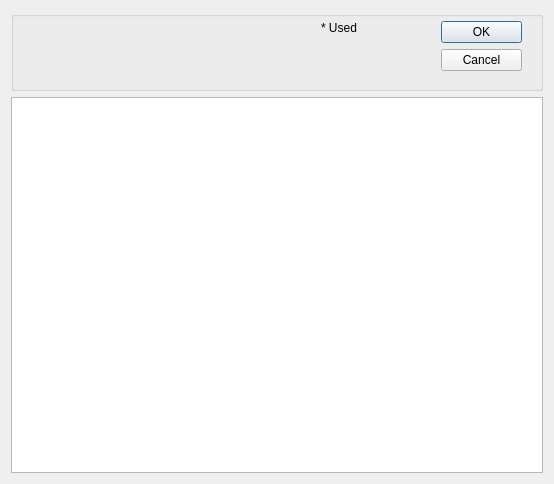
<?xml version="1.0" encoding="UTF-8"?>
<ui version="4.0">
 <class>Dialog_colour_selector</class>
 <widget class="QDialog" name="Dialog_colour_selector">
  <property name="geometry">
   <rect>
    <x>0</x>
    <y>0</y>
    <width>554</width>
    <height>484</height>
   </rect>
  </property>
  <property name="sizePolicy">
   <sizepolicy hsizetype="Fixed" vsizetype="Fixed">
    <horstretch>0</horstretch>
    <verstretch>0</verstretch>
   </sizepolicy>
  </property>
  <property name="minimumSize">
   <size>
    <width>554</width>
    <height>484</height>
   </size>
  </property>
  <property name="maximumSize">
   <size>
    <width>554</width>
    <height>484</height>
   </size>
  </property>
  <property name="windowTitle">
   <string>Colour selector</string>
  </property>
  <layout class="QGridLayout" name="gridLayout">
   <item row="0" column="0">
    <widget class="QGroupBox" name="groupBox">
     <property name="minimumSize">
      <size>
       <width>0</width>
       <height>80</height>
      </size>
     </property>
     <property name="maximumSize">
      <size>
       <width>16777215</width>
       <height>80</height>
      </size>
     </property>
     <property name="title">
      <string/>
     </property>
     <widget class="QLabel" name="label_colour_old">
      <property name="geometry">
       <rect>
        <x>10</x>
        <y>10</y>
        <width>281</width>
        <height>31</height>
       </rect>
      </property>
      <property name="text">
       <string/>
      </property>
      <property name="wordWrap">
       <bool>true</bool>
      </property>
     </widget>
     <widget class="QLabel" name="label_colour_new">
      <property name="geometry">
       <rect>
        <x>10</x>
        <y>50</y>
        <width>281</width>
        <height>31</height>
       </rect>
      </property>
      <property name="text">
       <string/>
      </property>
      <property name="wordWrap">
       <bool>true</bool>
      </property>
     </widget>
     <widget class="QDialogButtonBox" name="buttonBox">
      <property name="geometry">
       <rect>
        <x>430</x>
        <y>10</y>
        <width>81</width>
        <height>71</height>
       </rect>
      </property>
      <property name="orientation">
       <enum>Qt::Vertical</enum>
      </property>
      <property name="standardButtons">
       <set>QDialogButtonBox::Cancel|QDialogButtonBox::Ok</set>
      </property>
     </widget>
     <widget class="QLabel" name="label_used">
      <property name="geometry">
       <rect>
        <x>310</x>
        <y>10</y>
        <width>101</width>
        <height>41</height>
       </rect>
      </property>
      <property name="text">
       <string>* Used</string>
      </property>
      <property name="alignment">
       <set>Qt::AlignLeading|Qt::AlignLeft|Qt::AlignTop</set>
      </property>
      <property name="wordWrap">
       <bool>true</bool>
      </property>
     </widget>
    </widget>
   </item>
   <item row="1" column="0">
    <widget class="QTableWidget" name="tableWidget"/>
   </item>
  </layout>
 </widget>
 <resources/>
 <connections>
  <connection>
   <sender>buttonBox</sender>
   <signal>accepted()</signal>
   <receiver>Dialog_colour_selector</receiver>
   <slot>accept()</slot>
   <hints>
    <hint type="sourcelabel">
     <x>248</x>
     <y>254</y>
    </hint>
    <hint type="destinationlabel">
     <x>157</x>
     <y>274</y>
    </hint>
   </hints>
  </connection>
  <connection>
   <sender>buttonBox</sender>
   <signal>rejected()</signal>
   <receiver>Dialog_colour_selector</receiver>
   <slot>reject()</slot>
   <hints>
    <hint type="sourcelabel">
     <x>316</x>
     <y>260</y>
    </hint>
    <hint type="destinationlabel">
     <x>286</x>
     <y>274</y>
    </hint>
   </hints>
  </connection>
 </connections>
</ui>
